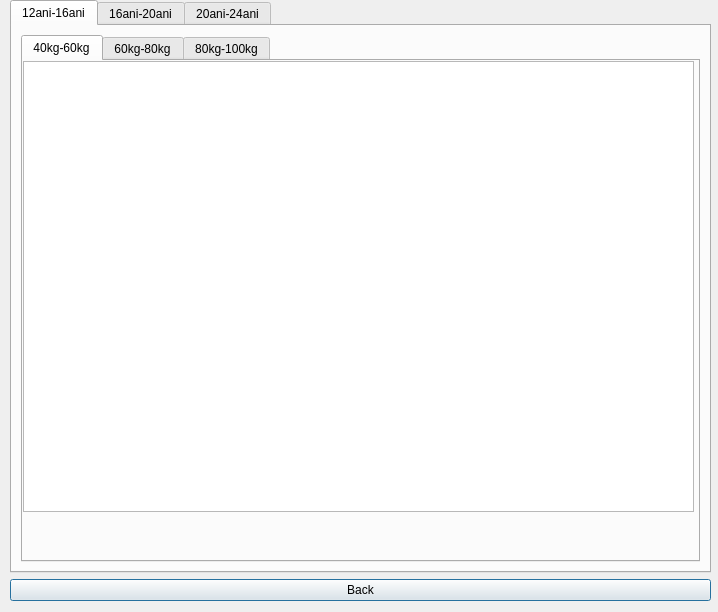
<?xml version="1.0" encoding="UTF-8"?>
<ui version="4.0">
 <class>fights</class>
 <widget class="QDialog" name="fights">
  <property name="geometry">
   <rect>
    <x>0</x>
    <y>0</y>
    <width>718</width>
    <height>612</height>
   </rect>
  </property>
  <property name="windowTitle">
   <string>Dialog</string>
  </property>
  <widget class="QWidget" name="layoutWidget">
   <property name="geometry">
    <rect>
     <x>10</x>
     <y>0</y>
     <width>701</width>
     <height>601</height>
    </rect>
   </property>
   <layout class="QGridLayout" name="gridLayout">
    <item row="3" column="0">
     <widget class="QPushButton" name="back">
      <property name="layoutDirection">
       <enum>Qt::RightToLeft</enum>
      </property>
      <property name="text">
       <string>Back</string>
      </property>
     </widget>
    </item>
    <item row="1" column="0">
     <widget class="QTabWidget" name="tabWidget">
      <property name="currentIndex">
       <number>0</number>
      </property>
      <widget class="QWidget" name="Categoria1216">
       <attribute name="title">
        <string>12ani-16ani</string>
       </attribute>
       <layout class="QGridLayout" name="gridLayout_2">
        <item row="0" column="0">
         <widget class="QTabWidget" name="Category">
          <property name="currentIndex">
           <number>0</number>
          </property>
          <widget class="QWidget" name="_40_60">
           <attribute name="title">
            <string>40kg-60kg</string>
           </attribute>
           <widget class="QTableWidget" name="table1_1">
            <property name="geometry">
             <rect>
              <x>0</x>
              <y>0</y>
              <width>671</width>
              <height>451</height>
             </rect>
            </property>
            <property name="sizePolicy">
             <sizepolicy hsizetype="Expanding" vsizetype="Expanding">
              <horstretch>0</horstretch>
              <verstretch>0</verstretch>
             </sizepolicy>
            </property>
            <property name="editTriggers">
             <set>QAbstractItemView::NoEditTriggers</set>
            </property>
            <property name="columnCount">
             <number>0</number>
            </property>
           </widget>
          </widget>
          <widget class="QWidget" name="_60_80">
           <attribute name="title">
            <string>60kg-80kg</string>
           </attribute>
           <widget class="QTableWidget" name="table1_2">
            <property name="geometry">
             <rect>
              <x>0</x>
              <y>0</y>
              <width>671</width>
              <height>451</height>
             </rect>
            </property>
            <property name="sizePolicy">
             <sizepolicy hsizetype="Expanding" vsizetype="Expanding">
              <horstretch>0</horstretch>
              <verstretch>0</verstretch>
             </sizepolicy>
            </property>
            <property name="editTriggers">
             <set>QAbstractItemView::NoEditTriggers</set>
            </property>
            <property name="columnCount">
             <number>0</number>
            </property>
           </widget>
          </widget>
          <widget class="QWidget" name="_80_100">
           <attribute name="title">
            <string>80kg-100kg</string>
           </attribute>
           <widget class="QTableWidget" name="table1_3">
            <property name="geometry">
             <rect>
              <x>0</x>
              <y>0</y>
              <width>671</width>
              <height>451</height>
             </rect>
            </property>
            <property name="sizePolicy">
             <sizepolicy hsizetype="Expanding" vsizetype="Expanding">
              <horstretch>0</horstretch>
              <verstretch>0</verstretch>
             </sizepolicy>
            </property>
            <property name="editTriggers">
             <set>QAbstractItemView::NoEditTriggers</set>
            </property>
            <property name="columnCount">
             <number>0</number>
            </property>
           </widget>
          </widget>
         </widget>
        </item>
       </layout>
      </widget>
      <widget class="QWidget" name="Categoria1620">
       <property name="contextMenuPolicy">
        <enum>Qt::DefaultContextMenu</enum>
       </property>
       <attribute name="title">
        <string>16ani-20ani</string>
       </attribute>
       <widget class="QTabWidget" name="Category_2">
        <property name="geometry">
         <rect>
          <x>0</x>
          <y>0</y>
          <width>638</width>
          <height>401</height>
         </rect>
        </property>
        <property name="currentIndex">
         <number>0</number>
        </property>
        <widget class="QWidget" name="_40_61">
         <attribute name="title">
          <string>40kg-60kg</string>
         </attribute>
         <widget class="QTableWidget" name="table2_1">
          <property name="geometry">
           <rect>
            <x>0</x>
            <y>0</y>
            <width>631</width>
            <height>381</height>
           </rect>
          </property>
          <property name="sizePolicy">
           <sizepolicy hsizetype="Expanding" vsizetype="Expanding">
            <horstretch>0</horstretch>
            <verstretch>0</verstretch>
           </sizepolicy>
          </property>
          <property name="editTriggers">
           <set>QAbstractItemView::NoEditTriggers</set>
          </property>
          <property name="columnCount">
           <number>0</number>
          </property>
         </widget>
        </widget>
        <widget class="QWidget" name="_60_81">
         <attribute name="title">
          <string>60kg-80kg</string>
         </attribute>
         <widget class="QTableWidget" name="table2_2">
          <property name="geometry">
           <rect>
            <x>0</x>
            <y>0</y>
            <width>641</width>
            <height>381</height>
           </rect>
          </property>
          <property name="sizePolicy">
           <sizepolicy hsizetype="Expanding" vsizetype="Expanding">
            <horstretch>0</horstretch>
            <verstretch>0</verstretch>
           </sizepolicy>
          </property>
          <property name="editTriggers">
           <set>QAbstractItemView::NoEditTriggers</set>
          </property>
          <property name="columnCount">
           <number>0</number>
          </property>
         </widget>
        </widget>
        <widget class="QWidget" name="_80_101">
         <attribute name="title">
          <string>80kg-100kg</string>
         </attribute>
         <widget class="QTableWidget" name="table2_3">
          <property name="geometry">
           <rect>
            <x>0</x>
            <y>0</y>
            <width>631</width>
            <height>371</height>
           </rect>
          </property>
          <property name="sizePolicy">
           <sizepolicy hsizetype="Expanding" vsizetype="Expanding">
            <horstretch>0</horstretch>
            <verstretch>0</verstretch>
           </sizepolicy>
          </property>
          <property name="editTriggers">
           <set>QAbstractItemView::NoEditTriggers</set>
          </property>
          <property name="columnCount">
           <number>0</number>
          </property>
         </widget>
        </widget>
       </widget>
      </widget>
      <widget class="QWidget" name="Categoria2024">
       <attribute name="title">
        <string>20ani-24ani</string>
       </attribute>
       <widget class="QTabWidget" name="Category_3">
        <property name="geometry">
         <rect>
          <x>0</x>
          <y>10</y>
          <width>638</width>
          <height>401</height>
         </rect>
        </property>
        <property name="currentIndex">
         <number>0</number>
        </property>
        <widget class="QWidget" name="_40_62">
         <attribute name="title">
          <string>40kg-60kg</string>
         </attribute>
         <widget class="QTableWidget" name="table3_1">
          <property name="geometry">
           <rect>
            <x>0</x>
            <y>0</y>
            <width>631</width>
            <height>381</height>
           </rect>
          </property>
          <property name="sizePolicy">
           <sizepolicy hsizetype="Expanding" vsizetype="Expanding">
            <horstretch>0</horstretch>
            <verstretch>0</verstretch>
           </sizepolicy>
          </property>
          <property name="editTriggers">
           <set>QAbstractItemView::NoEditTriggers</set>
          </property>
          <property name="columnCount">
           <number>0</number>
          </property>
         </widget>
        </widget>
        <widget class="QWidget" name="_60_82">
         <attribute name="title">
          <string>60kg-80kg</string>
         </attribute>
         <widget class="QTableWidget" name="table3_2">
          <property name="geometry">
           <rect>
            <x>0</x>
            <y>0</y>
            <width>641</width>
            <height>381</height>
           </rect>
          </property>
          <property name="sizePolicy">
           <sizepolicy hsizetype="Expanding" vsizetype="Expanding">
            <horstretch>0</horstretch>
            <verstretch>0</verstretch>
           </sizepolicy>
          </property>
          <property name="editTriggers">
           <set>QAbstractItemView::NoEditTriggers</set>
          </property>
          <property name="columnCount">
           <number>0</number>
          </property>
         </widget>
        </widget>
        <widget class="QWidget" name="_80_102">
         <attribute name="title">
          <string>80kg-100kg</string>
         </attribute>
         <widget class="QTableWidget" name="table3_3">
          <property name="geometry">
           <rect>
            <x>0</x>
            <y>0</y>
            <width>641</width>
            <height>391</height>
           </rect>
          </property>
          <property name="sizePolicy">
           <sizepolicy hsizetype="Expanding" vsizetype="Expanding">
            <horstretch>0</horstretch>
            <verstretch>0</verstretch>
           </sizepolicy>
          </property>
          <property name="editTriggers">
           <set>QAbstractItemView::NoEditTriggers</set>
          </property>
          <property name="columnCount">
           <number>0</number>
          </property>
         </widget>
        </widget>
       </widget>
      </widget>
     </widget>
    </item>
   </layout>
  </widget>
 </widget>
 <resources/>
 <connections/>
</ui>
